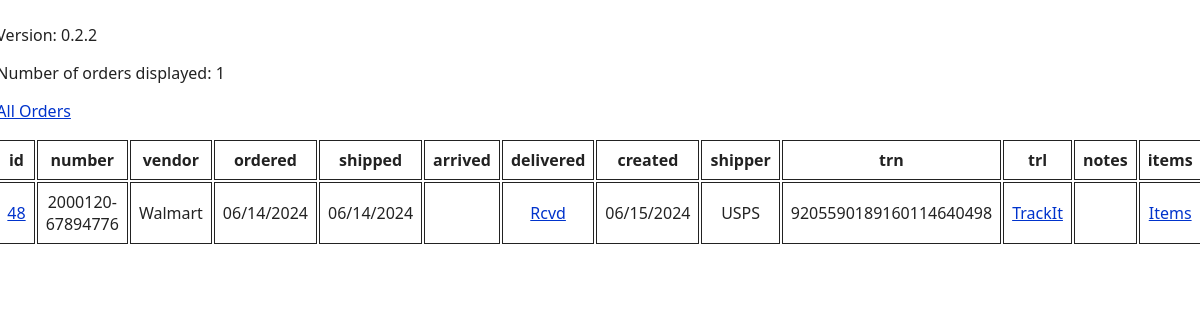
The page /orders/pending on the database as committed earlier.
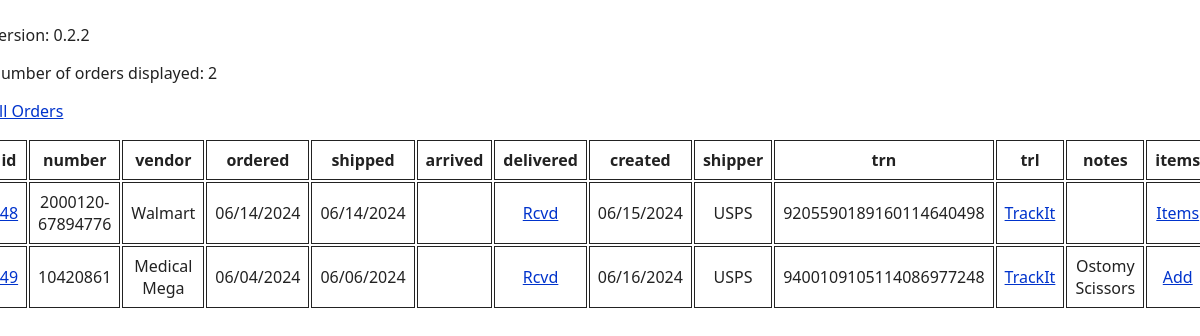
The same page on the database as committed later.
### app/models.py (models this page shows)
class Base(DeclarativeBase):
    """Base class for SQLAlchemy models."""

class Order(Base):
    __tablename__ = "orders"
    id: Mapped[int] = mapped_column(primary_key=True)
    number: Mapped[str] = mapped_column(unique=True, index=True)
    ordered: Mapped[Optional[datetime.datetime]]
    shipped: Mapped[Optional[datetime.datetime]]
    arrived: Mapped[Optional[datetime.datetime]]
    delivered: Mapped[Optional[datetime.datetime]]
    notes: Mapped[Optional[str]]
    trn: Mapped[Optional[str]]
    trl: Mapped[Optional[str]]
    created: Mapped[datetime.datetime] = mapped_column(
        DateTime(timezone=True),
        server_default=func.now(),
    )
    vendor_id: Mapped[Optional[int]] = mapped_column(ForeignKey("vendors.id"))
    shipper_id: Mapped[Optional[int]] = mapped_column(ForeignKey("shippers.id"))

class Vendor(Base):
    __tablename__ = "vendors"
    id: Mapped[int] = mapped_column(primary_key=True)
    name: Mapped[str] = mapped_column(unique=True, index=True)

class Shipper(Base):
    __tablename__ = "shippers"
    id: Mapped[int] = mapped_column(primary_key=True)
    name: Mapped[str] = mapped_column(unique=True, index=True)

### app/routes/order/router.py (the view)
@router.get("/pending")
async def pending(request: Request, db: Session = Depends(get_db)) -> HTMLResponse:
    undelivered = True
    context = {
        "orders": get_orders_dict(router, db, undelivered),
        "title": "List of pending orders",
        "version": VERSION,
        "orders_url": router.url_path_for("orders"),
        "orders_title": "All Orders",
    }
    return templates.TemplateResponse(request, "orders.html.j2", context)

### templates/orders.html.j2 (shortened to what this page needs)
<!DOCTYPE html>
<html lang="en">
  <head>
    <link href="{{ url_for('static', path='/styles.css') }}" rel="stylesheet">
  </head>
  <body>
    <div class="container"><div class="child">
    <p>Version: {{ version }}</p>
    <p>Number of orders displayed: {{ orders|length }}</p>
    <p>
      <a href="{{ orders_url }}" title="{{ orders_title }}">{{ orders_title }}</a>
    </p>
    <table>
      <tr>
        <th>
          id
        </th>
        <th>
          number
        </th>
        <th>
          vendor
        </th>
        <th>
          ordered
        </th>
        <th>
          shipped
        </th>
        <th>
          arrived
        </th>
        <th>
          delivered
        </th>
        <th>
          created
        </th>
        <th>
          shipper
        </th>
        <th>
          trn
        </th>
        <th>
          trl
        </th>
        <th>
          notes
        </th>
        <th>
          items
        </th>
      </tr>
{% for order in orders %}
      <tr>
        <td>
          <a href='{{ order.oil }}' title='{{ order.id }}'>{{ order.id }}</a>
        </td>
        <td>
          {{ order.number }}
        </td>
        <td>
          {{ order.vendor }}
        </td>
        <td>
          {{ order.ordered }}
        </td>
        <td>
          {{ order.shipped }}
        </td>
        <td>
        </td>
        <td>
        {% if 'orders' in order.delivered|string %}
          <a href='{{ order.delivered }}' title='Rcvd'>Rcvd</a>
        {% else %}
          {{ order.delivered }}
        {% endif %}
        </td>
        <td>
          {{ order.created }}
        </td>
        <td>
          {{ order.shipper }}
        </td>
        <td>
          {{ order.trn }}
        </td>
        <td>
        {% if order.trl  %}
          <a href='{{ order.trl }}' title='TrackIt'>TrackIt</a>
        {% endif %}
        </td>
        <td>
          {{ order.notes }}
        </td>
        <td>
        {% if 'piece' in order.pieces  %}
          <a href='{{ order.pieces }}' title='Add'>Add</a>
        {% else %}
          <a href='{{ order.pieces }}' title='Items'>Items</a>
        {% endif %}
        </td>
      </tr>
{% endfor %}
    </table>
    </div></div>
  </body>
</html>

### static/styles.css (style rules this page uses)
body { color: #222; background: #fff; font: 100% system-ui; }
a { color: #0033cc; }
.container { display: flex; justify-content: center; }
th, td { border: 1px solid; text-align: center; padding: 0.5em; }

Rows that differ between the two databases and show on the page:
added Order: id "49", number "10420861", vendor "Medical Mega", ordered "06/04/2024", shipped "06/06/2024", created "06/16/2024", shipper "USPS", trn "9400109105114086977248", notes "Ostomy Scissors"
Other text that changed with them:
{{ orders|length }}: "1" → "2"
